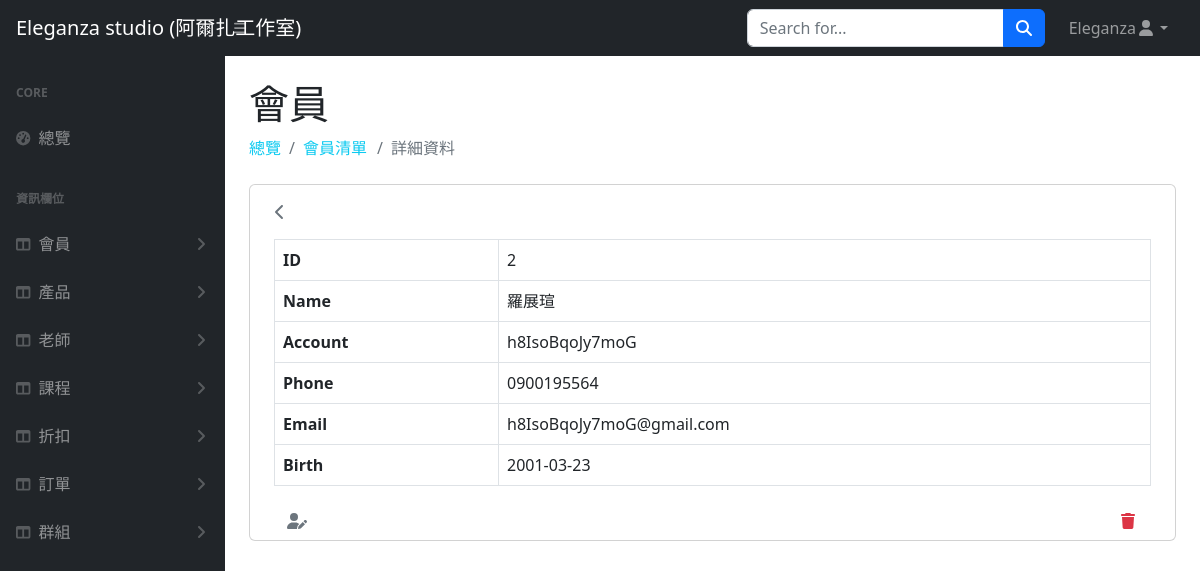
The page /users/user.php?id=3 (signed in) on the database its author committed.
### tables this page shows
CREATE TABLE `users` (
  `user_id` int(3) NOT NULL,
  `name` varchar(10) NOT NULL,
  `account` varchar(20) NOT NULL,
  `password` varchar(20) NOT NULL,
  `phone` varchar(10) NOT NULL,
  `email` varchar(30) NOT NULL,
  `level` varchar(10) DEFAULT NULL,
  `birth` date NOT NULL,
  `valid` int(1) NOT NULL
);

### users/user.php (the view, shortened to what this page needs)
<?php
if (!isset($_GET["id"])) {
    $id = 0;
} else {
    $id = $_GET["id"];
}
require_once("../db_connect.php");
$sql = "SELECT * FROM users WHERE user_id=$id AND valid=1";
$result = $conn->query($sql);
$rowCount = $result->num_rows;
if ($rowCount != 0) {
    $row = $result->fetch_assoc();
}
$sqlSorted = "SELECT ROW_NUMBER() OVER (ORDER BY user_id) AS DisplayID, user_id
        FROM users
        WHERE valid=1";
$resultSorted = $conn->query($sqlSorted);
$sortedUsers = $resultSorted->fetch_all(MYSQLI_ASSOC);
$displayId = 0;
foreach ($sortedUsers as $sortedUser) {
    if ($sortedUser['user_id'] == $id) {
        $displayId = $sortedUser['DisplayID'];
        break;
    }
}
?>
<!doctype html>
<html lang="en">
<head>
    <link href="https://cdn.jsdelivr.net/npm/simple-datatables@7.1.2/dist/style.min.css" rel="stylesheet" />
    <link href="../css/styles.css" rel="stylesheet" />
</head>
<body class="sb-nav-fixed">
    <nav class="sb-topnav navbar navbar-expand navbar-dark bg-dark">
        <a class="navbar-brand ps-3" href="../index.php">Eleganza studio (阿爾扎工作室)</a>
        <button class="btn btn-link btn-sm order-1 order-lg-0 me-4 me-lg-0" id="sidebarToggle" href="#!"><i class="fas fa-bars"></i></button>
        <form class="d-none d-md-inline-block form-inline ms-auto me-0 me-md-3 my-2 my-md-0">
            <div class="input-group">
                <input class="form-control" type="text" placeholder="Search for..." aria-label="Search for..." aria-describedby="btnNavbarSearch" />
                <button class="btn btn-primary" id="btnNavbarSearch" type="button"><i class="fas fa-search"></i></button>
            </div>
        </form>
        <ul class="navbar-nav ms-auto ms-md-0 me-3 me-lg-4">
            <li class="nav-item dropdown">
                <a class="nav-link dropdown-toggle" id="navbarDropdown" href="#" role="button" data-bs-toggle="dropdown" aria-expanded="false"><?= $_SESSION["user"]["name"] ?><i class="fas fa-user fa-fw"></i></a>
            </li>
        </ul>
    </nav>
    <div id="layoutSidenav">
        <div id="layoutSidenav_nav">
            <nav class="sb-sidenav accordion sb-sidenav-dark" id="sidenavAccordion">
                <div class="sb-sidenav-menu">
                    <div class="nav">
                        <div class="sb-sidenav-menu-heading">Core</div>
                        <a class="nav-link" href="../index.php">
                            <div class="sb-nav-link-icon"><i class="fas fa-tachometer-alt"></i></div>
                            總覽
                        </a>
                        <div class="sb-sidenav-menu-heading">資訊欄位</div>
                        <a class="nav-link collapsed" href="#" data-bs-toggle="collapse" data-bs-target="#users" aria-expanded="false" aria-controls="collapseLayouts">
                            <div class="sb-nav-link-icon"><i class="fas fa-columns"></i></div>
                            會員
                            <div class="sb-sidenav-collapse-arrow"><i class="fas fa-angle-down"></i></div>
                        </a>
                        <a class="nav-link collapsed" href="#" data-bs-toggle="collapse" data-bs-target="#products" aria-expanded="false" aria-controls="collapseLayouts">
                            <div class="sb-nav-link-icon"><i class="fas fa-columns"></i></div>
                            產品
                            <div class="sb-sidenav-collapse-arrow"><i class="fas fa-angle-down"></i></div>
                        </a>
                        <a class="nav-link collapsed" href="#" data-bs-toggle="collapse" data-bs-target="#teacher" aria-expanded="false" aria-controls="courses">
                            <div class="sb-nav-link-icon"><i class="fas fa-columns"></i></div>
                            老師
                            <div class="sb-sidenav-collapse-arrow"><i class="fas fa-angle-down"></i></div>
                        </a>
                        <a class="nav-link collapsed" href="#" data-bs-toggle="collapse" data-bs-target="#courses" aria-expanded="false" aria-controls="courses">
                            <div class="sb-nav-link-icon"><i class="fas fa-columns"></i></div>
                            課程
                            <div class="sb-sidenav-collapse-arrow"><i class="fas fa-angle-down"></i></div>
                        </a>
                        <a class="nav-link collapsed" href="#" data-bs-toggle="collapse" data-bs-target="#discounts" aria-expanded="false" aria-controls="collapseLayouts">
                            <div class="sb-nav-link-icon"><i class="fas fa-columns"></i></div>
                            折扣
                            <div class="sb-sidenav-collapse-arrow"><i class="fas fa-angle-down"></i></div>
                        </a>
                        <a class="nav-link collapsed" href="#" data-bs-toggle="collapse" data-bs-target="#orders" aria-expanded="false" aria-controls="collapseLayouts">
                            <div class="sb-nav-link-icon"><i class="fas fa-columns"></i></div>
                            訂單
                            <div class="sb-sidenav-collapse-arrow"><i class="fas fa-angle-down"></i></div>
                        </a>
                        <a class="nav-link collapsed" href="#" data-bs-toggle="collapse" data-bs-target="#groups" aria-expanded="false" aria-controls="groups">
                            <div class="sb-nav-link-icon"><i class="fas fa-columns"></i></div>
                            群組
                            <div class="sb-sidenav-collapse-arrow"><i class="fas fa-angle-down"></i></div>
                        </a>
                    </div>
                </div>
            </nav>
        </div>
        <div id="layoutSidenav_content">
            <main>
                <div class="container px-4">
                    <h1 class="mt-4">會員</h1>
                    <ol class="breadcrumb mb-4">
                        <li class="breadcrumb-item"><a class="nav-link link-info" href="../index.php">總覽</a></li>
                        <li class="breadcrumb-item active"><a class="nav-link link-info" href="user-list.php">會員清單</a></li>
                        <li class="mx-3 breadcrumb-item active">詳細資料</li>
                    </ol>
                    <div class="card mb-4">
                        <div class="container">
                            <div class="py-2">
                                <a class="btn" href="./user-list.php" role="button">
                                    <i class="text-secondary fa-solid fa-chevron-left"></i>
                                </a>
                            </div>
                            <div class="container">
                                <?php if ($rowCount == 0) : ?>
                                    使用者不存在
                                <?php else :
                                ?>
                                    <table class="table table-bordered">
                                        <tr>
                                            <th>ID</th>
                                            <td><?= $displayId ?></td>
                                        </tr>
                                        <tr>
                                            <th>Name</th>
                                            <td><?= $row["name"] ?></td>
                                        </tr>
                                        <tr>
                                            <th>Account</th>
                                            <td><?= $row["account"] ?></td>
                                        </tr>
                                        <tr>
                                            <th>Phone</th>
                                            <td><?= $row["phone"] ?></td>
                                        </tr>
                                        <tr>
                                            <th>Email</th>
                                            <td><?= $row["email"] ?></td>
                                        </tr>
                                        <tr>
                                            <th>Birth</th>
                                            <td><?= $row["birth"] ?></td>
                                        </tr>
                                    </table>
                                    <div class="d-flex justify-content-between">
                                        <a class="btn" id="" name="" role="button" href="user-edit.php?id=<?= $row["user_id"] ?>"><i class="text-secondary fa-solid fa-user-pen fa-fw"></i></a>
                                        <button class="btn" data-bs-toggle="modal" data-bs-target="#confirmModal"><i class="text-danger fa-solid fa-trash fa-fw"></i></button>
                                    </div>
                                <?php endif; ?>
                            </div>
                        </div>
                    </div>
                </div>
        </div>
    </div>
</body>
</html>

### css/css.php (style rules this page uses)
a { text-wrap: nowrap; }

### rows shown on the page
users: name "羅展瑄", account "h8IsoBqoJy7moG", phone "0900195564", email "h8IsoBqoJy7moG@gmail.com", birth "2001-03-23"

### other values the page prints
$_SESSION["user"]["name"] "Eleganza"
$displayId "2"
